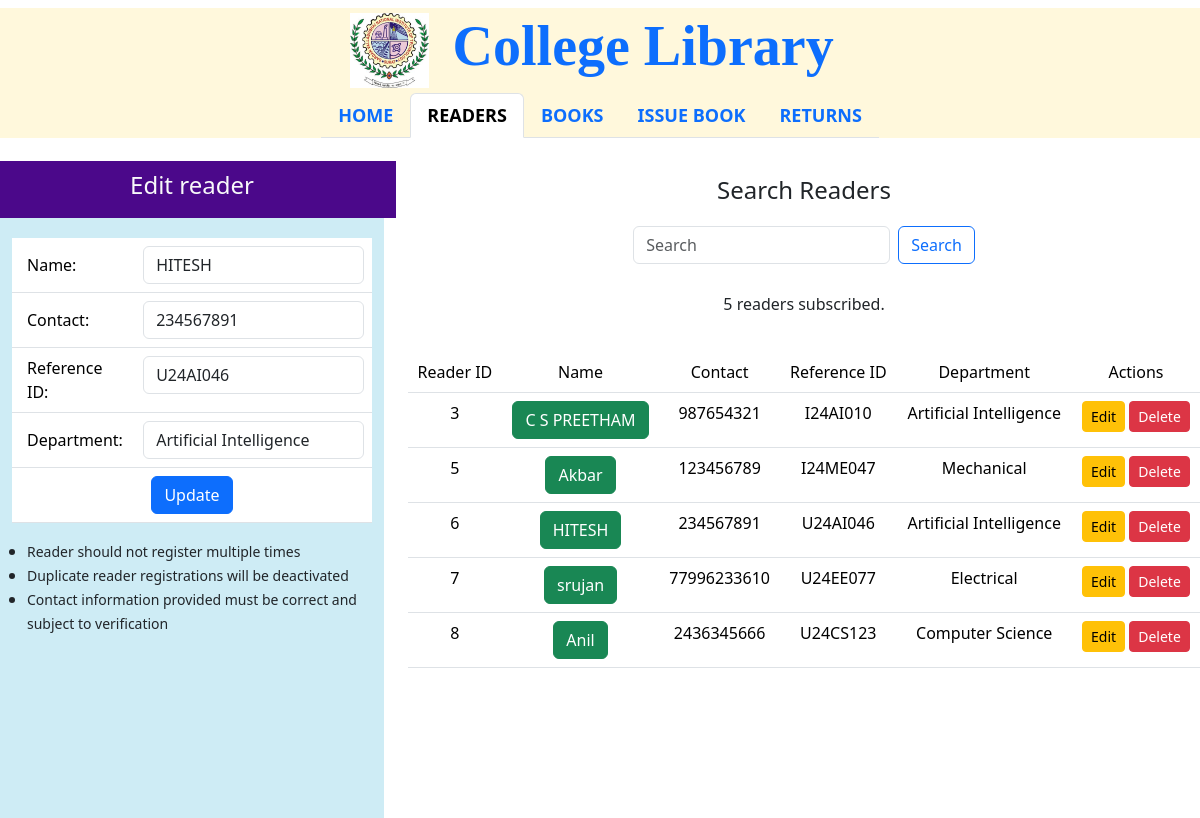
/readers/edit/6, run on the app's committed database.
### lims_app/models.py (models this page shows, shortened)
class Reader(models.Model):
    reference_id = models.CharField(max_length=200)
    reader_name = models.CharField(max_length=200)
    reader_contact = models.CharField(
        max_length=10,
        validators=[
            RegexValidator(
                regex=r'^\d{10}$',
                message='Contact number must be a 10-digit number',
            ),
        ]
    )
    reader_department = models.CharField(max_length=100)
    active = models.BooleanField(default=True)

### lims_app/views.py (the view)
# urls.py: path('readers/edit/<int:reader_id>', edit_reader, name='edit_reader'),
def edit_reader(request, reader_id):
    if request.method == "POST":
        reader = Reader.objects.get(id=reader_id)
        reader.reader_name = request.POST['reader_name']
        reader.reader_contact = request.POST['reader_contact']
        reader.reference_id = request.POST['reference_id']
        reader.reader_department = request.POST['reader_department']
        reader.save()
        return redirect('/readers')
    else:
        reader = Reader.objects.get(id=reader_id)
        return render(request, 'readers.html', context={
            'current_tab': 'readers',
            'edit_reader': reader,
            'readers': Reader.objects.all()
        })

### lims_app/templates/readers.html (shortened to what this page needs)
<!DOCTYPE html>
{% extends "index.html" %}
{% load static %}
{% block main_content %}
<div class="container-flex text-center justify-content-center align-items-center" style="background-color:white;">
    <div class="row justify-content-center align-middle" style="margin-top:15px;">
        <div class="col-md-4 text-light" style="background-color:#4B088A; padding-top:10px; padding-bottom:10px;">
            <h4>{% if edit_reader %}Edit reader{% else %}Register new reader{% endif %}</h4>
        </div>
        <div class="col-md-8">
            <h4 style="margin-top:15px;">Search Readers</h4>
        </div>
    </div>
    <div class="row">
        <div class="col-md-4">
            <div class="container" style="overflow-y:auto; height:600px;background:#CEECF5 ">
                {% if edit_reader %}
                <form class="d-flex flex-column" action="/readers/edit/{{edit_reader.id}}" method="POST">
                {% else %}
                <form class="d-flex flex-column" action="/readers/add" method="POST">
                {% endif %}
                    <table class="table" style="margin-top:20px;">
                        <tr>
                            <td style="text-align: left; vertical-align:middle; padding-left: 15px;">Name:</td>
                            <td><input type="text" class="form-control" name="reader_name" value="{{edit_reader.reader_name}}"></td>
                        </tr>
                        <tr>
                            <td style="text-align: left; vertical-align:middle; padding-left: 15px;">Contact:</td>
                            <td><input type="tel" class="form-control" name="reader_contact" value="{{edit_reader.reader_contact}}"
                                     pattern="[0-9]{10}" maxlength="10" title="Please enter a valid 10-digit contact number" required></td>
                        </tr>
                        <tr>
                            <td style="text-align: left; vertical-align:middle; padding-left: 15px;">Reference ID:</td>
                            <td><input type="text" class="form-control" name="reference_id" value="{{edit_reader.reference_id}}"></td>
                        </tr>
                        <tr>
                            <td style="text-align: left; vertical-align:middle; padding-left: 15px;">Department:</td>
                            <td><input type="text" class="form-control" name="reader_department" value="{{edit_reader.reader_department}}"></td>
                        </tr>
                        <tr>
                           <td colspan="2"><button class="btn btn-primary" type="submit">{% if edit_reader %}Update{% else %}Save{% endif %}</button></td>
                        </tr>
                    </table>
                </form>
                <ul style="text-align:left; vertical-align: middle; padding-left: 15px; font-weight:500">
                    <li><small>Reader should not register multiple times</small></li>
                    <li><small>Duplicate reader registrations will be deactivated</small></li>
                    <li><small>Contact information provided must be correct and subject to verification</small></li>
                </ul>
            </div>
        </div>
        <div class="col-md-8">
            <div class="row">
                <nav class="navbar bg-body-light">
                    <div class="container-fluid justify-content-center align-items-center">
                        <form class="d-flex" role="search" action="/readers" method="POST">
                            <input class="form-control me-2" type="search" placeholder="Search" aria-label="Search" name="query" value="{{query}}">
                            <button class="btn btn-outline-primary" type="submit">Search</button>
                        </form>
                    </div>
                </nav>
            </div>
            <div class="row" style="margin-top:20px;">
                <p>{{readers|length}} readers subscribed.</p>
            </div>
            <div class="row" style="margin-top:20px;">
                <div class="container" style="overflow-y:auto; height:400px;">
                    <table class="table table-hover">
                       <thead>
                       <tr>
                           <td>Reader ID</td>
                           <td>Name</td>
                           <td>Contact</td>
                           <td>Reference ID</td>
                           <td>Department</td>
                           <td>Actions</td>
                       </tr>
                       </thead>
                        <tbody>
                            {% for reader in readers %}
                                <tr>
                                    <td>{{reader.id}}</td>
                                    <td>
                                        {% if reader.active %}
                                            <span class="btn btn-success">{{reader.reader_name}}</span>
                                        {% else %}
                                            <span class="btn btn-primary">{{reader.reader_name}}</span>
                                        {% endif %}
                                    </td>
                                    <td>{{reader.reader_contact}}</td>
                                    <td>{{reader.reference_id}}</td>
                                    <td>{{reader.reader_department}}</td>
                                    <td>
                                        <a href="/readers/edit/{{reader.id}}" class="btn btn-warning btn-sm">Edit</a>
                                        <a href="/readers/delete/{{reader.id}}" class="btn btn-danger btn-sm" onclick="return confirm('Are you sure you want to delete this reader?')">Delete</a>
                                    </td>
                                </tr>
                            {% endfor %}
                        </tbody>
                    </table>
                </div>
            </div>
        </div>
    </div>
</div>
{% endblock %}

### data on the page
Reader: reader_name "HITESH", reader_contact "234567891", reference_id "U24AI046", reader_department "Artificial Intelligence", id "6"
Reader: id "3", reader_name "C S PREETHAM", reader_contact "987654321", reference_id "I24AI010", reader_department "Artificial Intelligence"
Reader: id "5", reader_name "Akbar", reader_contact "123456789", reference_id "I24ME047", reader_department "Mechanical"
Reader: id "7", reader_name "srujan", reader_contact "77996233610", reference_id "U24EE077", reader_department "Electrical"
Reader: id "8", reader_name "Anil", reader_contact "2436345666", reference_id "U24CS123", reader_department "Computer Science"

### other printed values
{{ readers|length }} "5"
